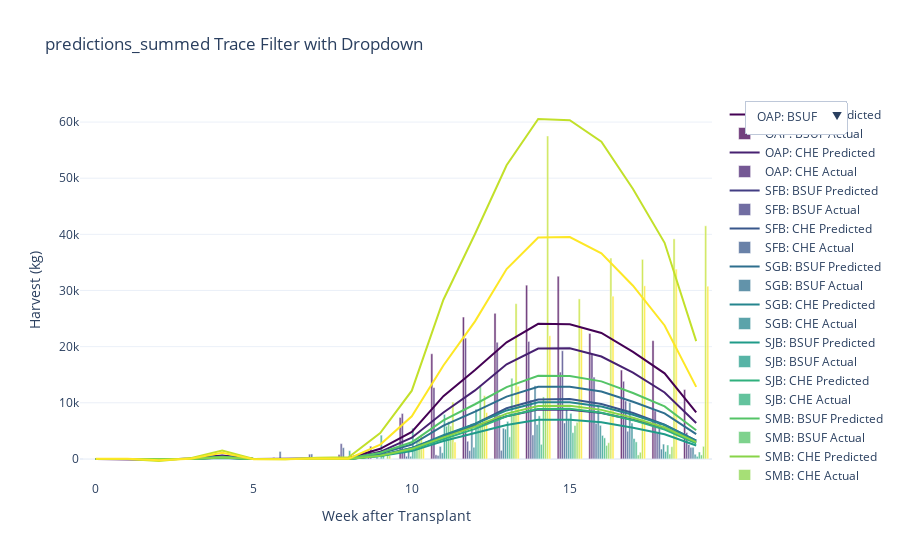

Source (notebook cell):
### Code cell
fig = go.Figure()
x_values = df.index
colors = sample_colorscale('Viridis', [i / (len(df.columns) - 1) for i in range(len(df.columns))])
color_map = {key: colors[i] for i, key in enumerate(df.columns)}

for i, col in enumerate(df.columns):
    label = col[0] + ': ' + col[1]
    fig.add_trace(go.Scatter(x=x_values, y=df[col], name=label + ' Predicted', line=dict(color=color_map[col])))
    fig.add_trace(go.Bar(x=x_values, y=af[col], name= label + ' Actual', marker_color=color_map[col], opacity=0.75))

visibility_matrix = np.eye(2* len(df.columns), dtype=bool).repeat(2, axis=1)

buttons = [dict(label=f"{key[0]}: {key[1]}",method='update',args=[{'visible': visibility_matrix[i].tolist()}, {'title': f'Selected: {key[0]}: {key[1]}'}]) for i,key in enumerate(df.columns)]


# Add "Show All" button
buttons.append(dict(
    label='Show All', 
    method='update',
    args=[{'visible': [True]*(len(df.columns)*2)}, {'title': 'All Traces Visible'}]
))

# Add dropdown menu to layout
fig.update_layout(
    updatemenus=[dict(
        active=0,
        buttons=buttons,
        direction='down',
        showactive=True,
        x=1.05,
        xanchor='left',
        y=1,
        yanchor='top'
    )],
    title=title + ' Trace Filter with Dropdown',
    template='plotly_white',
    xaxis_title='Week after Transplant',
    yaxis_title='Harvest (kg)'
)

fig.show()

### Figure 1 — Plotly figure (JSON) as saved in the notebook; plotly's stock layout.template omitted (floating-point values rounded to 4 significant figures)
{"data": [{"line": {"color": "rgb(68, 1, 84)"}, "name": "OAP: BSUF Predicted", "type": "scatter", "x": [0, 1, 2, 3, 4, 5, 6, 7, 8, 9, 10, 11, 12, 13, 14, 15, 16, 17, 18, 19], "y": [-5.484, -9.888, -145.4, 61.64, 598.6, -2.569, -27.75, 72.74, 108.0, 1810.0, 4816.0, 11190.0, 15850.0, 20770.0, 24060.0, 23990.0, 22440.0, 19080.0, 15240.0, 8299.0]}, {"marker": {"color": "rgb(68, 1, 84)"}, "name": "OAP: BSUF Actual", "opacity": 0.75, "type": "bar", "x": [0, 1, 2, 3, 4, 5, 6, 7, 8, 9, 10, 11, 12, 13, 14, 15, 16, 17, 18, 19], "y": [0.0, 0.0, 0.0, 0.0, 0.0, 0.0, 247.0, 0.0, 0.0, 1280.0, 7385.0, 18730.0, 25270.0, 25940.0, 30950.0, 32540.0, 22350.0, 15830.0, 21070.0, 12350.0]}, {"line": {"color": "rgb(71, 33, 113)"}, "name": "OAP: CHE Predicted", "type": "scatter", "x": [0, 1, 2, 3, 4, 5, 6, 7, 8, 9, 10, 11, 12, 13, 14, 15, 16, 17, 18, 19], "y": [2.457, 7.943, -110.9, 25.6, 533.3, -29.91, -29.81, 32.44, 15.0, 1267.0, 3785.0, 8272.0, 12200.0, 16850.0, 19650.0, 19700.0, 18240.0, 15360.0, 11830.0, 6383.0]}, {"marker": {"color": "rgb(71, 33, 113)"}, "name": "OAP: CHE Actual", "opacity": 0.75, "type": "bar", "x": [0, 1, 2, 3, 4, 5, 6, 7, 8, 9, 10, 11, 12, 13, 14, 15, 16, 17, 18, 19], "y": [0.0, 0.0, 0.0, 0.0, 0.0, 0.0, 0.0, 0.0, 796.0, 2267.0, 8092.0, 12700.0, 21520.0, 20780.0, 20930.0, 15470.0, 18700.0, 13830.0, 8567.0, 4687.0]}, {"line": {"color": "rgb(66, 61, 131)"}, "name": "SFB: BSUF Predicted", "type": "scatter", "x": [0, 1, 2, 3, 4, 5, 6, 7, 8, 9, 10, 11, 12, 13, 14, 15, 16, 17, 18, 19], "y": [-0.9689, -2.585, -53.23, 20.55, 220.2, -1.543, -10.53, 25.85, 37.04, 656.7, 1755.0, 4066.0, 5772.0, 7586.0, 8789.0, 8766.0, 8197.0, 6966.0, 5552.0, 3022.0]}, {"marker": {"color": "rgb(66, 61, 131)"}, "name": "SFB: BSUF Actual", "opacity": 0.75, "type": "bar", "x": [0, 1, 2, 3, 4, 5, 6, 7, 8, 9, 10, 11, 12, 13, 14, 15, 16, 17, 18, 19], "y": [0.0, 0.0, 0.0, 0.0, 0.0, 129.0, 0.0, 852.0, 2724.0, 0.0, 1261.0, 726.0, 3146.0, 7817.0, 10480.0, 19270.0, 14580.0, 10320.0, 4596.0, 2564.0]}, {"line": {"color": "rgb(56, 87, 139)"}, "name": "SFB: CHE Predicted", "type": "scatter", "x": [0, 1, 2, 3, 4, 5, 6, 7, 8, 9, 10, 11, 12, 13, 14, 15, 16, 17, 18, 19], "y": [6.976, 14.07, -56.76, -1.648, 309.7, -28.17, -18.23, 5.046, -27.61, 585.2, 1967.0, 4056.0, 6221.0, 9020.0, 10580.0, 10650.0, 9774.0, 8169.0, 6085.0, 3255.0]}, {"marker": {"color": "rgb(56, 87, 139)"}, "name": "SFB: CHE Actual", "opacity": 0.75, "type": "bar", "x": [0, 1, 2, 3, 4, 5, 6, 7, 8, 9, 10, 11, 12, 13, 14, 15, 16, 17, 18, 19], "y": [0.0, 0.0, 0.0, 0.0, 0.0, 213.0, 1333.0, 883.0, 2004.0, 0.0, 470.0, 624.0, 1476.0, 1531.0, 4268.0, 6402.0, 6340.0, 4926.0, 6382.0, 2066.0]}, {"line": {"color": "rgb(46, 111, 142)"}, "name": "SGB: BSUF Predicted", "type": "scatter", "x": [0, 1, 2, 3, 4, 5, 6, 7, 8, 9, 10, 11, 12, 13, 14, 15, 16, 17, 18, 19], "y": [-1.744, -3.504, -77.44, 29.99, 324.6, -2.858, -13.15, 37.35, 52.1, 953.3, 2566.0, 5925.0, 8428.0, 11100.0, 12870.0, 12840.0, 12000.0, 10190.0, 8110.0, 4411.0]}, {"marker": {"color": "rgb(46, 111, 142)"}, "name": "SGB: BSUF Actual", "opacity": 0.75, "type": "bar", "x": [0, 1, 2, 3, 4, 5, 6, 7, 8, 9, 10, 11, 12, 13, 14, 15, 16, 17, 18, 19], "y": [0.0, 0.0, 0.0, 0.0, 0.0, 0.0, 0.0, 33.0, 116.0, 307.0, 1513.0, 2223.0, 6290.0, 5475.0, 13020.0, 8873.0, 9305.0, 10040.0, 1758.0, 2074.0]}, {"line": {"color": "rgb(37, 133, 142)"}, "name": "SGB: CHE Predicted", "type": "scatter", "x": [0, 1, 2, 3, 4, 5, 6, 7, 8, 9, 10, 11, 12, 13, 14, 15, 16, 17, 18, 19], "y": [2.091, 5.062, -57.0, 11.24, 276.1, -16.09, -13.63, 15.75, 4.529, 640.7, 1934.0, 4208.0, 6226.0, 8638.0, 10070.0, 10110.0, 9345.0, 7871.0, 6043.0, 3256.0]}, {"marker": {"color": "rgb(37, 133, 142)"}, "name": "SGB: CHE Actual", "opacity": 0.75, "type": "bar", "x": [0, 1, 2, 3, 4, 5, 6, 7, 8, 9, 10, 11, 12, 13, 14, 15, 16, 17, 18, 19], "y": [0.0, 0.0, 0.0, 0.0, 0.0, 0.0, 0.0, 0.0, 36.0, 108.0, 471.0, 1097.0, 2079.0, 5314.0, 6126.0, 7149.0, 5984.0, 6390.0, 2642.0, 832.0]}, {"line": {"color": "rgb(32, 155, 137)"}, "name": "SJB: BSUF Predicted", "type": "scatter", "x": [0, 1, 2, 3, 4, 5, 6, 7, 8, 9, 10, 11, 12, 13, 14, 15, 16, 17, 18, 19], "y": [-0.7404, -1.686, -42.08, 15.93, 177.1, -2.022, -7.686, 19.84, 26.77, 513.9, 1391.0, 3203.0, 4565.0, 6032.0, 6993.0, 6979.0, 6519.0, 5535.0, 4395.0, 2390.0]}, {"marker": {"color": "rgb(32, 155, 137)"}, "name": "SJB: BSUF Actual", "opacity": 0.75, "type": "bar", "x": [0, 1, 2, 3, 4, 5, 6, 7, 8, 9, 10, 11, 12, 13, 14, 15, 16, 17, 18, 19], "y": [0.0, 0.0, 0.0, 0.0, 0.0, 0.0, 0.0, 0.0, 1482.0, 4236.0, 5472.0, 7925.0, 8861.0, 6686.0, 7671.0, 8114.0, 4190.0, 3624.0, 1331.0, 460.0]}, {"line": {"color": "rgb(47, 176, 125)"}, "name": "SJB: CHE Predicted", "type": "scatter", "x": [0, 1, 2, 3, 4, 5, 6, 7, 8, 9, 10, 11, 12, 13, 14, 15, 16, 17, 18, 19], "y": [4.001, 8.503, -49.06, 3.779, 253.6, -18.97, -12.72, 9.334, -11.51, 524.2, 1678.0, 3546.0, 5348.0, 7603.0, 8890.0, 8939.0, 8231.0, 6904.0, 5213.0, 2798.0]}, {"marker": {"color": "rgb(47, 176, 125)"}, "name": "SJB: CHE Actual", "opacity": 0.75, "type": "bar", "x": [0, 1, 2, 3, 4, 5, 6, 7, 8, 9, 10, 11, 12, 13, 14, 15, 16, 17, 18, 19], "y": [0.0, 0.0, 0.0, 0.0, 0.0, 0.0, 0.0, 0.0, 507.0, 742.0, 1671.0, 5822.0, 6039.0, 3924.0, 2597.0, 4681.0, 3747.0, 3036.0, 2483.0, 1238.0]}, {"line": {"color": "rgb(84, 196, 103)"}, "name": "SMB: BSUF Predicted", "type": "scatter", "x": [0, 1, 2, 3, 4, 5, 6, 7, 8, 9, 10, 11, 12, 13, 14, 15, 16, 17, 18, 19], "y": [-2.673, -6.069, -90.31, 37.01, 369.7, -1.681, -17.15, 44.28, 63.9, 1109.0, 2960.0, 6865.0, 9738.0, 12780.0, 14810.0, 14770.0, 13810.0, 11740.0, 9365.0, 5098.0]}, {"marker": {"color": "rgb(84, 196, 103)"}, "name": "SMB: BSUF Actual", "opacity": 0.75, "type": "bar", "x": [0, 1, 2, 3, 4, 5, 6, 7, 8, 9, 10, 11, 12, 13, 14, 15, 16, 17, 18, 19], "y": [0.0, 0.0, 0.0, 0.0, 0.0, 0.0, 0.0, 0.0, 480.0, 0.0, 3236.0, 6670.0, 13070.0, 14370.0, 11040.0, 5944.0, 2399.0, 710.0, 869.0, 715.0]}, {"line": {"color": "rgb(136, 212, 72)"}, "name": "SMB: CHE Predicted", "type": "scatter", "x": [0, 1, 2, 3, 4, 5, 6, 7, 8, 9, 10, 11, 12, 13, 14, 15, 16, 17, 18, 19], "y": [3.249, 6.577, -53.01, 7.103, 263.4, -17.51, -14.34, 12.09, -5.027, 577.3, 1793.0, 3844.0, 5743.0, 8069.0, 9424.0, 9466.0, 8734.0, 7339.0, 5586.0, 3004.0]}, {"marker": {"color": "rgb(136, 212, 72)"}, "name": "SMB: CHE Actual", "opacity": 0.75, "type": "bar", "x": [0, 1, 2, 3, 4, 5, 6, 7, 8, 9, 10, 11, 12, 13, 14, 15, 16, 17, 18, 19], "y": [0.0, 0.0, 0.0, 0.0, 0.0, 0.0, 0.0, 0.0, 0.0, 1023.0, 3443.0, 5855.0, 7161.0, 8003.0, 10300.0, 6524.0, 2888.0, 1185.0, 2180.0, 2236.0]}, {"line": {"color": "rgb(194, 224, 42)"}, "name": "VAP: BSUF Predicted", "type": "scatter", "x": [0, 1, 2, 3, 4, 5, 6, 7, 8, 9, 10, 11, 12, 13, 14, 15, 16, 17, 18, 19], "y": [-3.272, -19.86, -370.6, 144.0, 1503.0, -1.477, -65.63, 190.6, 283.3, 4610.0, 12150.0, 28360.0, 40060.0, 52310.0, 60550.0, 60340.0, 56510.0, 48090.0, 38490.0, 20980.0]}, {"marker": {"color": "rgb(194, 224, 42)"}, "name": "VAP: BSUF Actual", "opacity": 0.75, "type": "bar", "x": [0, 1, 2, 3, 4, 5, 6, 7, 8, 9, 10, 11, 12, 13, 14, 15, 16, 17, 18, 19], "y": [0.0, 0.0, 0.0, 0.0, 0.0, 0.0, 0.0, 0.0, 24.0, 587.0, 4292.0, 10140.0, 11270.0, 27650.0, 57530.0, 28500.0, 35780.0, 35540.0, 39200.0, 41520.0]}, {"line": {"color": "rgb(253, 231, 37)"}, "name": "VAP: CHE Predicted", "type": "scatter", "x": [0, 1, 2, 3, 4, 5, 6, 7, 8, 9, 10, 11, 12, 13, 14, 15, 16, 17, 18, 19], "y": [17.62, 26.07, -225.2, 32.22, 1077.0, -58.76, -54.62, 68.56, 25.55, 2557.0, 7597.0, 16640.0, 24500.0, 33830.0, 39430.0, 39520.0, 36600.0, 30850.0, 23770.0, 12830.0]}, {"marker": {"color": "rgb(253, 231, 37)"}, "name": "VAP: CHE Actual", "opacity": 0.75, "type": "bar", "x": [0, 1, 2, 3, 4, 5, 6, 7, 8, 9, 10, 11, 12, 13, 14, 15, 16, 17, 18, 19], "y": [0.0, 0.0, 0.0, 0.0, 0.0, 0.0, 0.0, 0.0, 0.0, 40.0, 2283.0, 3014.0, 8268.0, 12950.0, 21940.0, 23380.0, 28990.0, 30830.0, 33810.0, 30770.0]}], "layout": {"title": {"text": "predictions_summed Trace Filter with Dropdown"}, "updatemenus": [{"active": 0, "buttons": [{"args": [{"visible": [true, true, false, false, false, false, false, false, false, false, false, false, false, false, false, false, false, false, false, false, false, false, false, false, false, false, false, false, false, false, false, false, false, false, false, false, false, false, false, false, false, false, false, false, false, false, false, false]}, {"title": "Selected: OAP: BSUF"}], "label": "OAP: BSUF", "method": "update"}, {"args": [{"visible": [false, false, true, true, false, false, false, false, false, false, false, false, false, false, false, false, false, false, false, false, false, false, false, false, false, false, false, false, false, false, false, false, false, false, false, false, false, false, false, false, false, false, false, false, false, false, false, false]}, {"title": "Selected: OAP: CHE"}], "label": "OAP: CHE", "method": "update"}, {"args": [{"visible": [false, false, false, false, true, true, false, false, false, false, false, false, false, false, false, false, false, false, false, false, false, false, false, false, false, false, false, false, false, false, false, false, false, false, false, false, false, false, false, false, false, false, false, false, false, false, false, false]}, {"title": "Selected: SFB: BSUF"}], "label": "SFB: BSUF", "method": "update"}, {"args": [{"visible": [false, false, false, false, false, false, true, true, false, false, false, false, false, false, false, false, false, false, false, false, false, false, false, false, false, false, false, false, false, false, false, false, false, false, false, false, false, false, false, false, false, false, false, false, false, false, false, false]}, {"title": "Selected: SFB: CHE"}], "label": "SFB: CHE", "method": "update"}, {"args": [{"visible": [false, false, false, false, false, false, false, false, true, true, false, false, false, false, false, false, false, false, false, false, false, false, false, false, false, false, false, false, false, false, false, false, false, false, false, false, false, false, false, false, false, false, false, false, false, false, false, false]}, {"title": "Selected: SGB: BSUF"}], "label": "SGB: BSUF", "method": "update"}, {"args": [{"visible": [false, false, false, false, false, false, false, false, false, false, true, true, false, false, false, false, false, false, false, false, false, false, false, false, false, false, false, false, false, false, false, false, false, false, false, false, false, false, false, false, false, false, false, false, false, false, false, false]}, {"title": "Selected: SGB: CHE"}], "label": "SGB: CHE", "method": "update"}, {"args": [{"visible": [false, false, false, false, false, false, false, false, false, false, false, false, true, true, false, false, false, false, false, false, false, false, false, false, false, false, false, false, false, false, false, false, false, false, false, false, false, false, false, false, false, false, false, false, false, false, false, false]}, {"title": "Selected: SJB: BSUF"}], "label": "SJB: BSUF", "method": "update"}, {"args": [{"visible": [false, false, false, false, false, false, false, false, false, false, false, false, false, false, true, true, false, false, false, false, false, false, false, false, false, false, false, false, false, false, false, false, false, false, false, false, false, false, false, false, false, false, false, false, false, false, false, false]}, {"title": "Selected: SJB: CHE"}], "label": "SJB: CHE", "method": "update"}, {"args": [{"visible": [false, false, false, false, false, false, false, false, false, false, false, false, false, false, false, false, true, true, false, false, false, false, false, false, false, false, false, false, false, false, false, false, false, false, false, false, false, false, false, false, false, false, false, false, false, false, false, false]}, {"title": "Selected: SMB: BSUF"}], "label": "SMB: BSUF", "method": "update"}, {"args": [{"visible": [false, false, false, false, false, false, false, false, false, false, false, false, false, false, false, false, false, false, true, true, false, false, false, false, false, false, false, false, false, false, false, false, false, false, false, false, false, false, false, false, false, false, false, false, false, false, false, false]}, {"title": "Selected: SMB: CHE"}], "label": "SMB: CHE", "method": "update"}, {"args": [{"visible": [false, false, false, false, false, false, false, false, false, false, false, false, false, false, false, false, false, false, false, false, true, true, false, false, false, false, false, false, false, false, false, false, false, false, false, false, false, false, false, false, false, false, false, false, false, false, false, false]}, {"title": "Selected: VAP: BSUF"}], "label": "VAP: BSUF", "method": "update"}, {"args": [{"visible": [false, false, false, false, false, false, false, false, false, false, false, false, false, false, false, false, false, false, false, false, false, false, true, true, false, false, false, false, false, false, false, false, false, false, false, false, false, false, false, false, false, false, false, false, false, false, false, false]}, {"title": "Selected: VAP: CHE"}], "label": "VAP: CHE", "method": "update"}, {"args": [{"visible": [true, true, true, true, true, true, true, true, true, true, true, true, true, true, true, true, true, true, true, true, true, true, true, true]}, {"title": "All Traces Visible"}], "label": "Show All", "method": "update"}], "direction": "down", "showactive": true, "x": 1.05, "xanchor": "left", "y": 1, "yanchor": "top"}], "xaxis": {"title": {"text": "Week after Transplant"}}, "yaxis": {"title": {"text": "Harvest (kg)"}}}}
